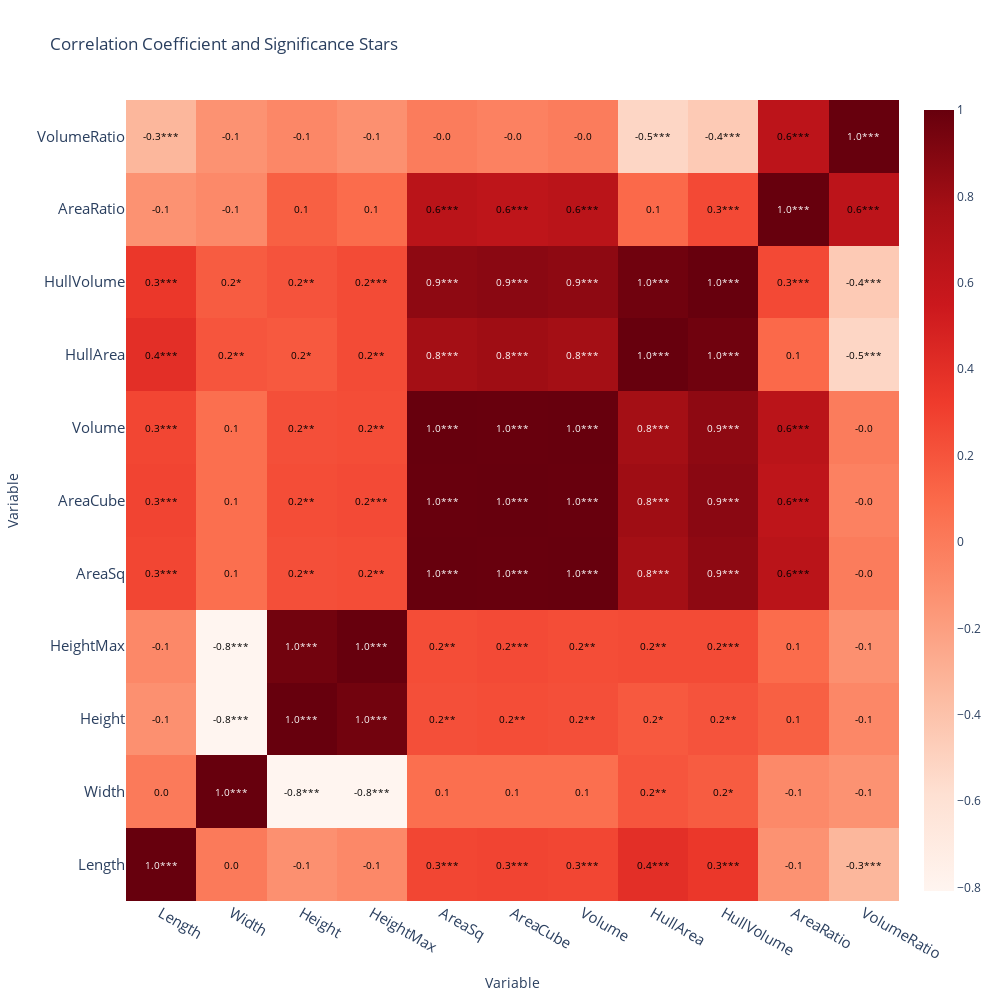

The cell this chart's notebook holds for it:
### Code cell
from scipy.stats import spearmanr
correlation_matrix, p_values = spearmanr(descriptors_modified, nan_policy='omit')

# Create a heatmap of the correlation matrix
fig = go.Figure(data=go.Heatmap(
                    z=correlation_matrix,
                    x=columns_of_interest,
                    y=columns_of_interest,
                    colorscale='reds',
                    showscale=True))

names = columns_of_interest
annotations = []
for i, row in enumerate(correlation_matrix):
    for j, value in enumerate(row):
        # Determine significance stars
        stars = ''
        p_val = p_values[i, j]
        if p_val < 0.01:
            stars = '***'
        elif p_val < 0.05:
            stars = '**'
        elif p_val < 0.1:
            stars = '*'

        annotations.append(
            dict(
                x=names[j],
                y=names[i],
                text=f"{value:.1f}{stars}",
                showarrow=False,
                font=dict(size=10, color="white" if value > 0.65 else "black")
            )
        )

# Change the size of the heatmap
fig.update_layout(
    title="Correlation Coefficient and Significance Stars",
    annotations=annotations,
    xaxis=dict(title="Variable", tickfont=dict(size=15)),
    yaxis=dict(title="Variable", tickfont=dict(size=15)),
    autosize=False,
    width=1000,
    height=1000
)
fig.write_html("results/classical_descriptors_correlation_pearson.html")
fig.show()

### Figure 1 — Plotly figure (JSON) as saved in the notebook; plotly's stock layout.template omitted (floating-point values rounded to 4 significant figures)
{"data": [{"colorscale": [[0, "rgb(255,245,240)"], [0.125, "rgb(254,224,210)"], [0.25, "rgb(252,187,161)"], [0.375, "rgb(252,146,114)"], [0.5, "rgb(251,106,74)"], [0.625, "rgb(239,59,44)"], [0.75, "rgb(203,24,29)"], [0.875, "rgb(165,15,21)"], [1, "rgb(103,0,13)"]], "showscale": true, "type": "heatmap", "x": ["Length", "Width", "Height", "HeightMax", "AreaSq", "AreaCube", "Volume", "HullArea", "HullVolume", "AreaRatio", "VolumeRatio"], "y": ["Length", "Width", "Height", "HeightMax", "AreaSq", "AreaCube", "Volume", "HullArea", "HullVolume", "AreaRatio", "VolumeRatio"], "z": [[1, 0.006194, -0.1165, -0.07061, 0.2697, 0.2765, 0.2697, 0.3969, 0.3475, -0.1272, -0.3338], [0.006194, 1, -0.8073, -0.8078, 0.06873, 0.06581, 0.06873, 0.1947, 0.1628, -0.08171, -0.1304], [-0.1165, -0.8073, 1.0, 0.9583, 0.2269, 0.2369, 0.2269, 0.1765, 0.2049, 0.1452, -0.0688], [-0.07061, -0.8078, 0.9583, 1, 0.2356, 0.2485, 0.2356, 0.2431, 0.2467, 0.08679, -0.1174], [0.2697, 0.06873, 0.2269, 0.2356, 1, 0.9967, 1, 0.7777, 0.8575, 0.6471, -0.005037], [0.2765, 0.06581, 0.2369, 0.2485, 0.9967, 1, 0.9967, 0.797, 0.8728, 0.6249, -0.03184], [0.2697, 0.06873, 0.2269, 0.2356, 1, 0.9967, 1, 0.7777, 0.8575, 0.6471, -0.005037], [0.3969, 0.1947, 0.1765, 0.2431, 0.7777, 0.797, 0.7777, 1, 0.9677, 0.09878, -0.5232], [0.3475, 0.1628, 0.2049, 0.2467, 0.8575, 0.8728, 0.8575, 0.9677, 1, 0.2529, -0.4473], [-0.1272, -0.08171, 0.1452, 0.08679, 0.6471, 0.6249, 0.6471, 0.09878, 0.2529, 1, 0.6378], [-0.3338, -0.1304, -0.0688, -0.1174, -0.005037, -0.03184, -0.005037, -0.5232, -0.4473, 0.6378, 1]]}], "layout": {"annotations": [{"font": {"color": "white", "size": 10}, "showarrow": false, "text": "1.0***", "x": "Length", "y": "Length"}, {"font": {"color": "black", "size": 10}, "showarrow": false, "text": "0.0", "x": "Width", "y": "Length"}, {"font": {"color": "black", "size": 10}, "showarrow": false, "text": "-0.1", "x": "Height", "y": "Length"}, {"font": {"color": "black", "size": 10}, "showarrow": false, "text": "-0.1", "x": "HeightMax", "y": "Length"}, {"font": {"color": "black", "size": 10}, "showarrow": false, "text": "0.3***", "x": "AreaSq", "y": "Length"}, {"font": {"color": "black", "size": 10}, "showarrow": false, "text": "0.3***", "x": "AreaCube", "y": "Length"}, {"font": {"color": "black", "size": 10}, "showarrow": false, "text": "0.3***", "x": "Volume", "y": "Length"}, {"font": {"color": "black", "size": 10}, "showarrow": false, "text": "0.4***", "x": "HullArea", "y": "Length"}, {"font": {"color": "black", "size": 10}, "showarrow": false, "text": "0.3***", "x": "HullVolume", "y": "Length"}, {"font": {"color": "black", "size": 10}, "showarrow": false, "text": "-0.1", "x": "AreaRatio", "y": "Length"}, {"font": {"color": "black", "size": 10}, "showarrow": false, "text": "-0.3***", "x": "VolumeRatio", "y": "Length"}, {"font": {"color": "black", "size": 10}, "showarrow": false, "text": "0.0", "x": "Length", "y": "Width"}, {"font": {"color": "white", "size": 10}, "showarrow": false, "text": "1.0***", "x": "Width", "y": "Width"}, {"font": {"color": "black", "size": 10}, "showarrow": false, "text": "-0.8***", "x": "Height", "y": "Width"}, {"font": {"color": "black", "size": 10}, "showarrow": false, "text": "-0.8***", "x": "HeightMax", "y": "Width"}, {"font": {"color": "black", "size": 10}, "showarrow": false, "text": "0.1", "x": "AreaSq", "y": "Width"}, {"font": {"color": "black", "size": 10}, "showarrow": false, "text": "0.1", "x": "AreaCube", "y": "Width"}, {"font": {"color": "black", "size": 10}, "showarrow": false, "text": "0.1", "x": "Volume", "y": "Width"}, {"font": {"color": "black", "size": 10}, "showarrow": false, "text": "0.2**", "x": "HullArea", "y": "Width"}, {"font": {"color": "black", "size": 10}, "showarrow": false, "text": "0.2*", "x": "HullVolume", "y": "Width"}, {"font": {"color": "black", "size": 10}, "showarrow": false, "text": "-0.1", "x": "AreaRatio", "y": "Width"}, {"font": {"color": "black", "size": 10}, "showarrow": false, "text": "-0.1", "x": "VolumeRatio", "y": "Width"}, {"font": {"color": "black", "size": 10}, "showarrow": false, "text": "-0.1", "x": "Length", "y": "Height"}, {"font": {"color": "black", "size": 10}, "showarrow": false, "text": "-0.8***", "x": "Width", "y": "Height"}, {"font": {"color": "white", "size": 10}, "showarrow": false, "text": "1.0***", "x": "Height", "y": "Height"}, {"font": {"color": "white", "size": 10}, "showarrow": false, "text": "1.0***", "x": "HeightMax", "y": "Height"}, {"font": {"color": "black", "size": 10}, "showarrow": false, "text": "0.2**", "x": "AreaSq", "y": "Height"}, {"font": {"color": "black", "size": 10}, "showarrow": false, "text": "0.2**", "x": "AreaCube", "y": "Height"}, {"font": {"color": "black", "size": 10}, "showarrow": false, "text": "0.2**", "x": "Volume", "y": "Height"}, {"font": {"color": "black", "size": 10}, "showarrow": false, "text": "0.2*", "x": "HullArea", "y": "Height"}, {"font": {"color": "black", "size": 10}, "showarrow": false, "text": "0.2**", "x": "HullVolume", "y": "Height"}, {"font": {"color": "black", "size": 10}, "showarrow": false, "text": "0.1", "x": "AreaRatio", "y": "Height"}, {"font": {"color": "black", "size": 10}, "showarrow": false, "text": "-0.1", "x": "VolumeRatio", "y": "Height"}, {"font": {"color": "black", "size": 10}, "showarrow": false, "text": "-0.1", "x": "Length", "y": "HeightMax"}, {"font": {"color": "black", "size": 10}, "showarrow": false, "text": "-0.8***", "x": "Width", "y": "HeightMax"}, {"font": {"color": "white", "size": 10}, "showarrow": false, "text": "1.0***", "x": "Height", "y": "HeightMax"}, {"font": {"color": "white", "size": 10}, "showarrow": false, "text": "1.0***", "x": "HeightMax", "y": "HeightMax"}, {"font": {"color": "black", "size": 10}, "showarrow": false, "text": "0.2**", "x": "AreaSq", "y": "HeightMax"}, {"font": {"color": "black", "size": 10}, "showarrow": false, "text": "0.2***", "x": "AreaCube", "y": "HeightMax"}, {"font": {"color": "black", "size": 10}, "showarrow": false, "text": "0.2**", "x": "Volume", "y": "HeightMax"}, {"font": {"color": "black", "size": 10}, "showarrow": false, "text": "0.2**", "x": "HullArea", "y": "HeightMax"}, {"font": {"color": "black", "size": 10}, "showarrow": false, "text": "0.2***", "x": "HullVolume", "y": "HeightMax"}, {"font": {"color": "black", "size": 10}, "showarrow": false, "text": "0.1", "x": "AreaRatio", "y": "HeightMax"}, {"font": {"color": "black", "size": 10}, "showarrow": false, "text": "-0.1", "x": "VolumeRatio", "y": "HeightMax"}, {"font": {"color": "black", "size": 10}, "showarrow": false, "text": "0.3***", "x": "Length", "y": "AreaSq"}, {"font": {"color": "black", "size": 10}, "showarrow": false, "text": "0.1", "x": "Width", "y": "AreaSq"}, {"font": {"color": "black", "size": 10}, "showarrow": false, "text": "0.2**", "x": "Height", "y": "AreaSq"}, {"font": {"color": "black", "size": 10}, "showarrow": false, "text": "0.2**", "x": "HeightMax", "y": "AreaSq"}, {"font": {"color": "white", "size": 10}, "showarrow": false, "text": "1.0***", "x": "AreaSq", "y": "AreaSq"}, {"font": {"color": "white", "size": 10}, "showarrow": false, "text": "1.0***", "x": "AreaCube", "y": "AreaSq"}, {"font": {"color": "white", "size": 10}, "showarrow": false, "text": "1.0***", "x": "Volume", "y": "AreaSq"}, {"font": {"color": "white", "size": 10}, "showarrow": false, "text": "0.8***", "x": "HullArea", "y": "AreaSq"}, {"font": {"color": "white", "size": 10}, "showarrow": false, "text": "0.9***", "x": "HullVolume", "y": "AreaSq"}, {"font": {"color": "black", "size": 10}, "showarrow": false, "text": "0.6***", "x": "AreaRatio", "y": "AreaSq"}, {"font": {"color": "black", "size": 10}, "showarrow": false, "text": "-0.0", "x": "VolumeRatio", "y": "AreaSq"}, {"font": {"color": "black", "size": 10}, "showarrow": false, "text": "0.3***", "x": "Length", "y": "AreaCube"}, {"font": {"color": "black", "size": 10}, "showarrow": false, "text": "0.1", "x": "Width", "y": "AreaCube"}, {"font": {"color": "black", "size": 10}, "showarrow": false, "text": "0.2**", "x": "Height", "y": "AreaCube"}, {"font": {"color": "black", "size": 10}, "showarrow": false, "text": "0.2***", "x": "HeightMax", "y": "AreaCube"}, {"font": {"color": "white", "size": 10}, "showarrow": false, "text": "1.0***", "x": "AreaSq", "y": "AreaCube"}, {"font": {"color": "white", "size": 10}, "showarrow": false, "text": "1.0***", "x": "AreaCube", "y": "AreaCube"}, {"font": {"color": "white", "size": 10}, "showarrow": false, "text": "1.0***", "x": "Volume", "y": "AreaCube"}, {"font": {"color": "white", "size": 10}, "showarrow": false, "text": "0.8***", "x": "HullArea", "y": "AreaCube"}, {"font": {"color": "white", "size": 10}, "showarrow": false, "text": "0.9***", "x": "HullVolume", "y": "AreaCube"}, {"font": {"color": "black", "size": 10}, "showarrow": false, "text": "0.6***", "x": "AreaRatio", "y": "AreaCube"}, {"font": {"color": "black", "size": 10}, "showarrow": false, "text": "-0.0", "x": "VolumeRatio", "y": "AreaCube"}, {"font": {"color": "black", "size": 10}, "showarrow": false, "text": "0.3***", "x": "Length", "y": "Volume"}, {"font": {"color": "black", "size": 10}, "showarrow": false, "text": "0.1", "x": "Width", "y": "Volume"}, {"font": {"color": "black", "size": 10}, "showarrow": false, "text": "0.2**", "x": "Height", "y": "Volume"}, {"font": {"color": "black", "size": 10}, "showarrow": false, "text": "0.2**", "x": "HeightMax", "y": "Volume"}, {"font": {"color": "white", "size": 10}, "showarrow": false, "text": "1.0***", "x": "AreaSq", "y": "Volume"}, {"font": {"color": "white", "size": 10}, "showarrow": false, "text": "1.0***", "x": "AreaCube", "y": "Volume"}, {"font": {"color": "white", "size": 10}, "showarrow": false, "text": "1.0***", "x": "Volume", "y": "Volume"}, {"font": {"color": "white", "size": 10}, "showarrow": false, "text": "0.8***", "x": "HullArea", "y": "Volume"}, {"font": {"color": "white", "size": 10}, "showarrow": false, "text": "0.9***", "x": "HullVolume", "y": "Volume"}, {"font": {"color": "black", "size": 10}, "showarrow": false, "text": "0.6***", "x": "AreaRatio", "y": "Volume"}, {"font": {"color": "black", "size": 10}, "showarrow": false, "text": "-0.0", "x": "VolumeRatio", "y": "Volume"}, {"font": {"color": "black", "size": 10}, "showarrow": false, "text": "0.4***", "x": "Length", "y": "HullArea"}, {"font": {"color": "black", "size": 10}, "showarrow": false, "text": "0.2**", "x": "Width", "y": "HullArea"}, {"font": {"color": "black", "size": 10}, "showarrow": false, "text": "0.2*", "x": "Height", "y": "HullArea"}, {"font": {"color": "black", "size": 10}, "showarrow": false, "text": "0.2**", "x": "HeightMax", "y": "HullArea"}, {"font": {"color": "white", "size": 10}, "showarrow": false, "text": "0.8***", "x": "AreaSq", "y": "HullArea"}, {"font": {"color": "white", "size": 10}, "showarrow": false, "text": "0.8***", "x": "AreaCube", "y": "HullArea"}, {"font": {"color": "white", "size": 10}, "showarrow": false, "text": "0.8***", "x": "Volume", "y": "HullArea"}, {"font": {"color": "white", "size": 10}, "showarrow": false, "text": "1.0***", "x": "HullArea", "y": "HullArea"}, {"font": {"color": "white", "size": 10}, "showarrow": false, "text": "1.0***", "x": "HullVolume", "y": "HullArea"}, {"font": {"color": "black", "size": 10}, "showarrow": false, "text": "0.1", "x": "AreaRatio", "y": "HullArea"}, {"font": {"color": "black", "size": 10}, "showarrow": false, "text": "-0.5***", "x": "VolumeRatio", "y": "HullArea"}, {"font": {"color": "black", "size": 10}, "showarrow": false, "text": "0.3***", "x": "Length", "y": "HullVolume"}, {"font": {"color": "black", "size": 10}, "showarrow": false, "text": "0.2*", "x": "Width", "y": "HullVolume"}, {"font": {"color": "black", "size": 10}, "showarrow": false, "text": "0.2**", "x": "Height", "y": "HullVolume"}, {"font": {"color": "black", "size": 10}, "showarrow": false, "text": "0.2***", "x": "HeightMax", "y": "HullVolume"}, {"font": {"color": "white", "size": 10}, "showarrow": false, "text": "0.9***", "x": "AreaSq", "y": "HullVolume"}, {"font": {"color": "white", "size": 10}, "showarrow": false, "text": "0.9***", "x": "AreaCube", "y": "HullVolume"}, {"font": {"color": "white", "size": 10}, "showarrow": false, "text": "0.9***", "x": "Volume", "y": "HullVolume"}, {"font": {"color": "white", "size": 10}, "showarrow": false, "text": "1.0***", "x": "HullArea", "y": "HullVolume"}, {"font": {"color": "white", "size": 10}, "showarrow": false, "text": "1.0***", "x": "HullVolume", "y": "HullVolume"}, {"font": {"color": "black", "size": 10}, "showarrow": false, "text": "0.3***", "x": "AreaRatio", "y": "HullVolume"}, {"font": {"color": "black", "size": 10}, "showarrow": false, "text": "-0.4***", "x": "VolumeRatio", "y": "HullVolume"}, {"font": {"color": "black", "size": 10}, "showarrow": false, "text": "-0.1", "x": "Length", "y": "AreaRatio"}, {"font": {"color": "black", "size": 10}, "showarrow": false, "text": "-0.1", "x": "Width", "y": "AreaRatio"}, {"font": {"color": "black", "size": 10}, "showarrow": false, "text": "0.1", "x": "Height", "y": "AreaRatio"}, {"font": {"color": "black", "size": 10}, "showarrow": false, "text": "0.1", "x": "HeightMax", "y": "AreaRatio"}, {"font": {"color": "black", "size": 10}, "showarrow": false, "text": "0.6***", "x": "AreaSq", "y": "AreaRatio"}, {"font": {"color": "black", "size": 10}, "showarrow": false, "text": "0.6***", "x": "AreaCube", "y": "AreaRatio"}, {"font": {"color": "black", "size": 10}, "showarrow": false, "text": "0.6***", "x": "Volume", "y": "AreaRatio"}, {"font": {"color": "black", "size": 10}, "showarrow": false, "text": "0.1", "x": "HullArea", "y": "AreaRatio"}, {"font": {"color": "black", "size": 10}, "showarrow": false, "text": "0.3***", "x": "HullVolume", "y": "AreaRatio"}, {"font": {"color": "white", "size": 10}, "showarrow": false, "text": "1.0***", "x": "AreaRatio", "y": "AreaRatio"}, {"font": {"color": "black", "size": 10}, "showarrow": false, "text": "0.6***", "x": "VolumeRatio", "y": "AreaRatio"}, {"font": {"color": "black", "size": 10}, "showarrow": false, "text": "-0.3***", "x": "Length", "y": "VolumeRatio"}, {"font": {"color": "black", "size": 10}, "showarrow": false, "text": "-0.1", "x": "Width", "y": "VolumeRatio"}, {"font": {"color": "black", "size": 10}, "showarrow": false, "text": "-0.1", "x": "Height", "y": "VolumeRatio"}, {"font": {"color": "black", "size": 10}, "showarrow": false, "text": "-0.1", "x": "HeightMax", "y": "VolumeRatio"}, {"font": {"color": "black", "size": 10}, "showarrow": false, "text": "-0.0", "x": "AreaSq", "y": "VolumeRatio"}, {"font": {"color": "black", "size": 10}, "showarrow": false, "text": "-0.0", "x": "AreaCube", "y": "VolumeRatio"}, {"font": {"color": "black", "size": 10}, "showarrow": false, "text": "-0.0", "x": "Volume", "y": "VolumeRatio"}, {"font": {"color": "black", "size": 10}, "showarrow": false, "text": "-0.5***", "x": "HullArea", "y": "VolumeRatio"}, {"font": {"color": "black", "size": 10}, "showarrow": false, "text": "-0.4***", "x": "HullVolume", "y": "VolumeRatio"}, {"font": {"color": "black", "size": 10}, "showarrow": false, "text": "0.6***", "x": "AreaRatio", "y": "VolumeRatio"}, {"font": {"color": "white", "size": 10}, "showarrow": false, "text": "1.0***", "x": "VolumeRatio", "y": "VolumeRatio"}], "autosize": false, "height": 1000, "title": {"text": "Correlation Coefficient and Significance Stars"}, "width": 1000, "xaxis": {"autorange": true, "range": [-0.5, 10.5], "tickfont": {"size": 15}, "title": {"text": "Variable"}, "type": "category"}, "yaxis": {"autorange": true, "range": [-0.5, 10.5], "tickfont": {"size": 15}, "title": {"text": "Variable"}, "type": "category"}}}
